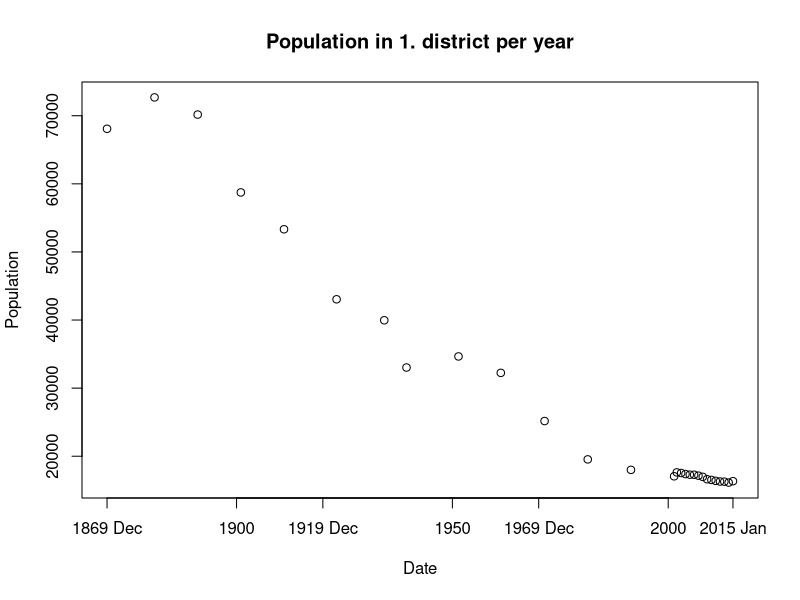
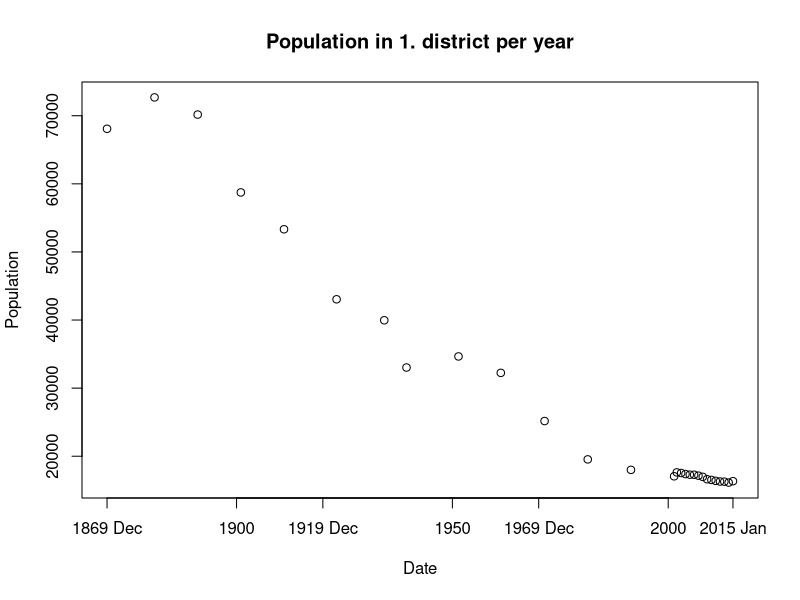
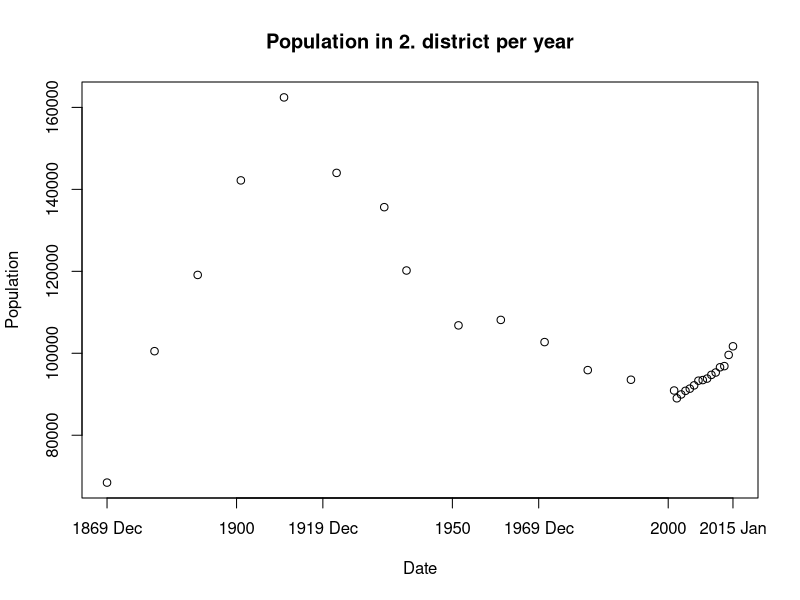
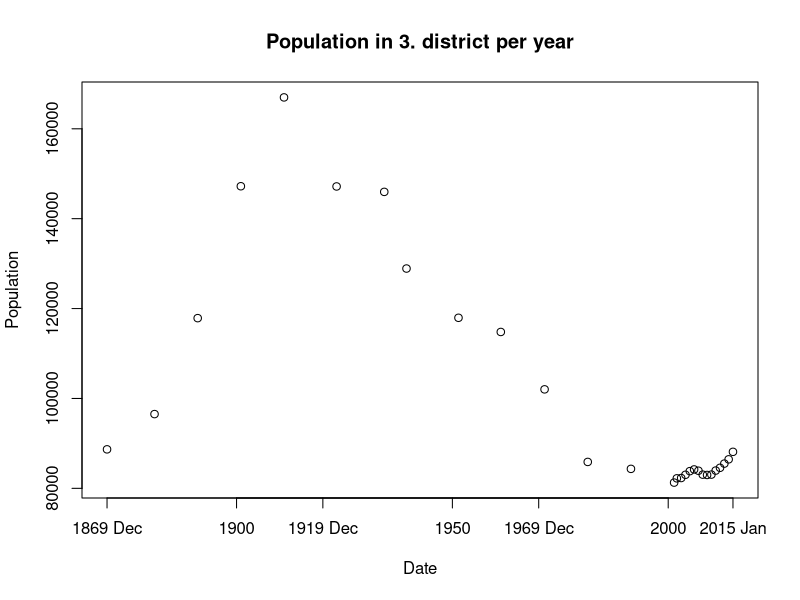
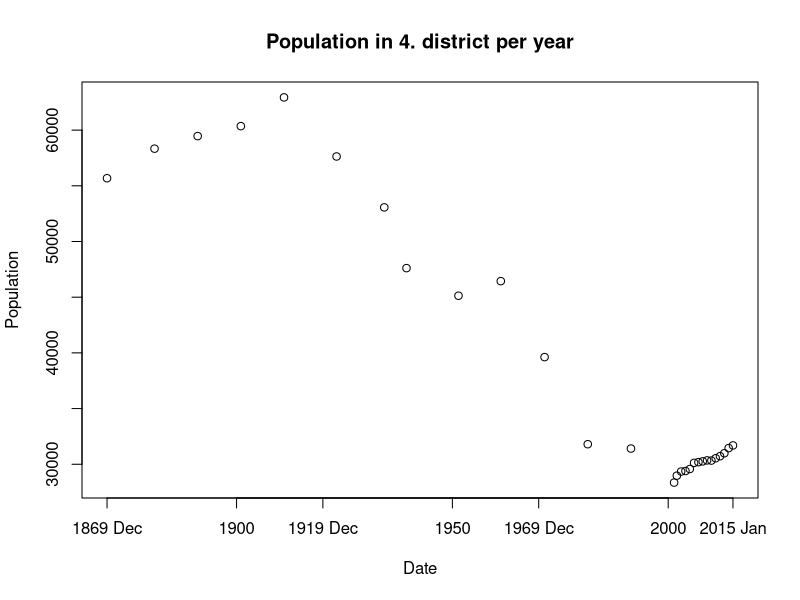
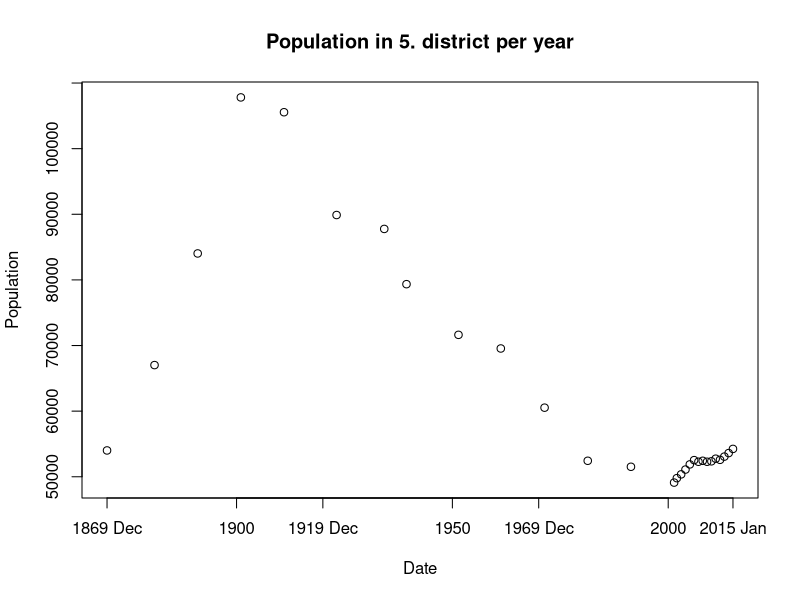
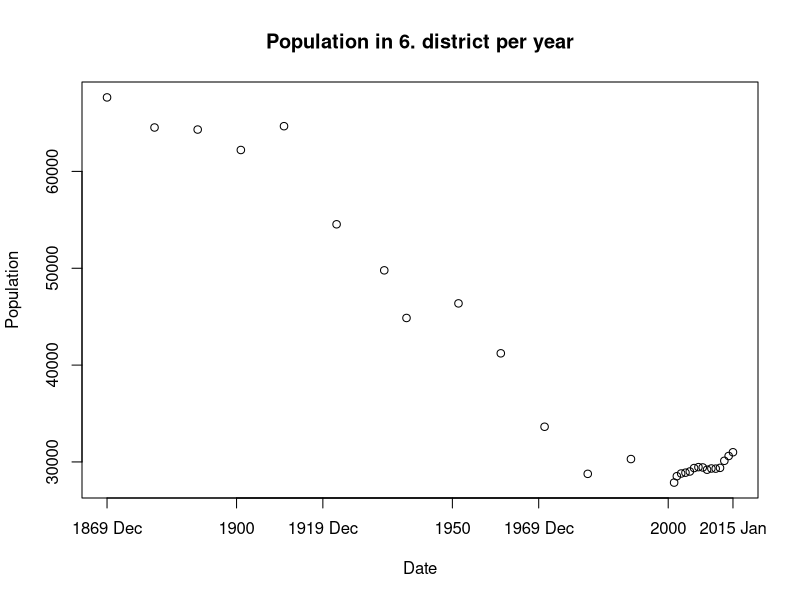
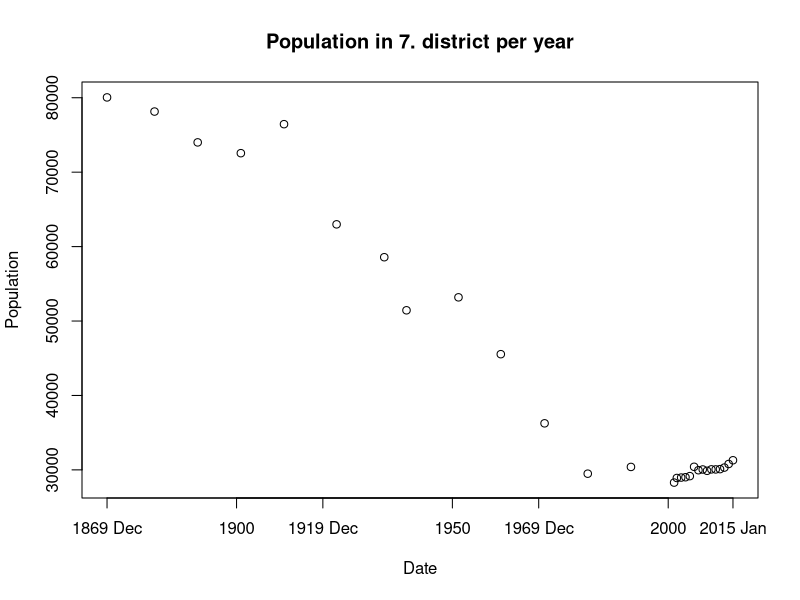

The R source for these figures, in order:
library(corrplot)

data <- read.csv2("data/vie_101.csv", skip = 1)

# clean dataset
data <- data[,!(names(data) %in% c("NUTS1", "NUTS2", "NUTS3", "SUB_DISTRICT_CODE"))]  # remove artificial identifiers
data$REF_DATE <- as.character(data$REF_DATE)
data$REF_DATE <- as.Date(data$REF_DATE, format = "%Y%m%d")
data$DISTRICT_CODE <- as.factor((data$DISTRICT_CODE - 90000) / 100)  # convert District codes (90100) to categorical district numbers (1)

# plot population trend for each district
plot.pop <- function(district) {
  data <- data[data$DISTRICT_CODE == district,]
  title <- paste("Population in ", district, ". district per year", sep = "")
  plot(POP_TOTAL ~ REF_DATE, data, main = title, xlab = "Date", ylab = "Population")
  axis.Date(1, at = c(seq(min(data$REF_DATE), max(data$REF_DATE), by = "50 years"), max(data$REF_DATE)))
}

plot.pop(1)
sapply(data$DISTRICT_CODE, plot.pop)

# regress trend lines
model <- lm(POP_TOTAL ~ DISTRICT_CODE + REF_DATE, data)
summary(model)

model.lin <- lm(POP_TOTAL ~ REF_DATE, data[data$DISTRICT_CODE == 5,])
pred.lin <- predict(model.lin)
model <- lm(POP_TOTAL ~ poly(REF_DATE, 6), data[data$DISTRICT_CODE == 5,])
pred <- predict(model)
plot.pop(5)
lines(data[data$DISTRICT_CODE == 5,]$REF_DATE, pred.lin, col = "blue")
lines(data[data$DISTRICT_CODE == 5,]$REF_DATE, pred, col = "red")

# calculate correlation of pop totals per district
corr <- function (n, m) {
  cor(data[data$DISTRICT_CODE == n,]$POP_TOTAL, data[data$DISTRICT_CODE == m,]$POP_TOTAL)
}
corrs <- sapply(1:23, function (n) { sapply(1:23, function (m) { corr(n, m) }) })
corrplot(corrs, type = "upper")
